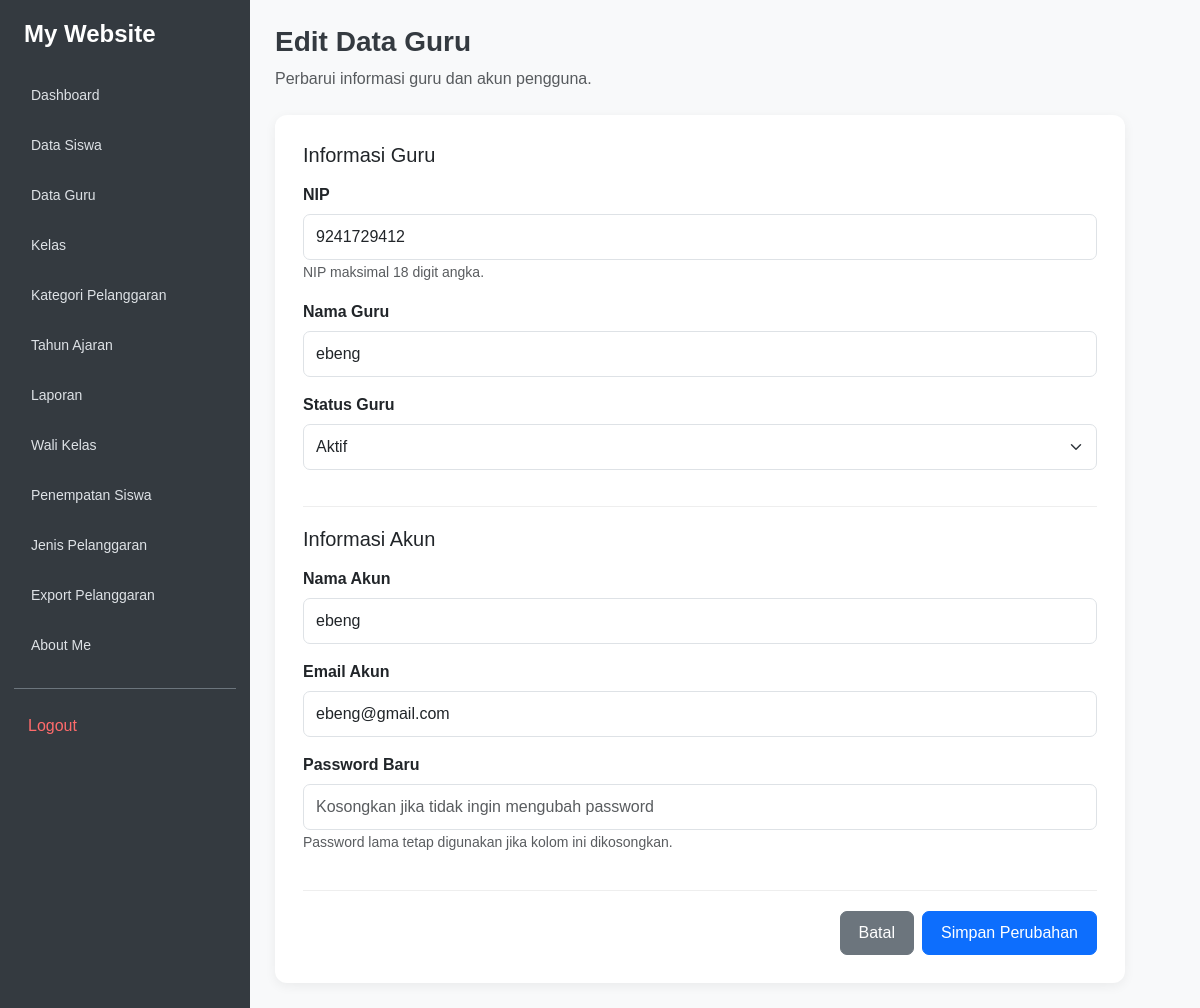
/edit_guru.php?id=51 (signed in), run on the app's committed database.
### tables this page shows
CREATE TABLE `t_guru` (
  `id` int(11) NOT NULL,
  `nip` varchar(30) NOT NULL,
  `nama` varchar(150) DEFAULT NULL,
  `email` varchar(150) NOT NULL,
  `status_aktif` tinyint(1) NOT NULL,
  `user_id` int(11) NOT NULL,
  `created_at` timestamp NOT NULL DEFAULT current_timestamp(),
  `updated_at` timestamp NOT NULL DEFAULT current_timestamp()
);

CREATE TABLE `t_users` (
  `id` int(11) NOT NULL,
  `name` varchar(255) NOT NULL,
  `email` varchar(255) DEFAULT NULL,
  `email_verified_at` timestamp NOT NULL DEFAULT current_timestamp(),
  `password` varchar(255) DEFAULT NULL,
  `remember_token` varchar(100) NOT NULL,
  `role` varchar(255) NOT NULL,
  `created_at` timestamp NOT NULL DEFAULT current_timestamp(),
  `updated_at` timestamp NOT NULL DEFAULT current_timestamp()
);

### edit_guru.php (the view, shortened to what this page needs)
<?php
include 'config/koneksi.php';
$id = (int)($_GET['id'] ?? 0);
$sql = "SELECT t_guru.*, t_users.name AS nama_akun,
               t_users.email AS email_akun
        FROM t_guru
        LEFT JOIN t_users ON t_guru.user_id = t_users.id
        WHERE t_guru.id = ?";
$stmt = mysqli_prepare($koneksi, $sql);
mysqli_stmt_bind_param($stmt, "i", $id);
mysqli_stmt_execute($stmt);
$result = mysqli_stmt_get_result($stmt);
$guru = mysqli_fetch_assoc($result);
?>
<!DOCTYPE html>
<html lang="id">
<head>
    <link href="https://cdn.jsdelivr.net/npm/bootstrap@5.3.8/dist/css/bootstrap.min.css" rel="stylesheet">
</head>
<body>
<?php include 'includes/sidebar.php'; ?>
<div class="main-content">
    <div class="mb-4">
        <h3 class="page-title">Edit Data Guru</h3>
        <p class="text-muted mb-0">
            Perbarui informasi guru dan akun pengguna.
        </p>
    </div>
    <div class="form-card">
        <form action="proses_edit_guru.php" method="POST" id="formGuru">
            <div class="form-section">
                <h5 class="mb-3">Informasi Guru</h5>
                <div class="mb-3">
                    <label class="form-label">NIP</label>
                    <input
                        type="text"
                        name="nip"
                        id="nip"
                        class="form-control"
                        value="<?= htmlspecialchars($guru['nip'] ?? ''); ?>"
                        maxlength="18"
                        pattern="[0-9]{1,18}"
                        inputmode="numeric"
                        required
                    >
                    <small class="text-muted">
                        NIP maksimal 18 digit angka.
                    </small>
                </div>
                <div class="mb-3">
                    <label class="form-label">Nama Guru</label>
                    <input
                        type="text"
                        name="nama"
                        class="form-control"
                        value="<?= htmlspecialchars($guru['nama'] ?? ''); ?>"
                        required
                    >
                </div>
                <div class="mb-3">
                    <label class="form-label">Status Guru</label>
                    <select name="status_aktif" class="form-select" required>
                        <option value="1"
                            <?= ($guru['status_aktif'] == 1) ? 'selected' : ''; ?>>
                            Aktif
                        </option>
                    </select>
                </div>
            </div>
            <div class="form-section">
                <h5 class="mb-3">Informasi Akun</h5>
                <div class="mb-3">
                    <label class="form-label">Nama Akun</label>
                    <input
                        type="text"
                        name="name"
                        class="form-control"
                        value="<?= htmlspecialchars($guru['nama_akun'] ?? ''); ?>"
                        required
                    >
                </div>
                <div class="mb-3">
                    <label class="form-label">Email Akun</label>
                    <input
                        type="email"
                        name="email"
                        class="form-control"
                        value="<?= htmlspecialchars($guru['email_akun'] ?? ''); ?>"
                        required
                    >
                </div>
                <div class="mb-3">
                    <label class="form-label">Password Baru</label>
                    <input
                        type="password"
                        name="password"
                        class="form-control"
                        placeholder="Kosongkan jika tidak ingin mengubah password"
                    >
                    <small class="text-muted">
                        Password lama tetap digunakan jika kolom ini dikosongkan.
                    </small>
                </div>
            </div>
            <div class="d-flex justify-content-end gap-2">
                <a href="kelola_guru.php" class="btn btn-secondary">
                    Batal
                </a>
                <button type="submit" class="btn btn-primary">
                    Simpan Perubahan
                </button>
            </div>
        </form>
    </div>
</div>
</body>
</html>

### includes/sidebar.css (style rules this page uses)
body { background: #f8f9fa; margin: 0; }
.main-content { margin-left: 250px; padding: 25px; min-width: 0; box-sizing: border-box; }

### edit_guru.php (style rules this page uses)
body { background: #f8f9fa; font-family: Arial, sans-serif; }
.main-content { margin-left: 250px; padding: 25px; min-width: 0; }
.form-card { background: white; border-radius: 12px; padding: 28px; box-shadow: 0 3px 12px rgba(0,0,0,0.06); max-width: 850px; }
.page-title { font-weight: 700; color: #343a40; }
.form-label { font-weight: 600; margin-bottom: 7px; }
.form-control, .form-select { padding: 10px 12px; border-radius: 7px; }
.btn { padding: 9px 18px; border-radius: 7px; }
.form-section { border-bottom: 1px solid #eee; padding-bottom: 20px; margin-bottom: 20px; }

### data on the page
t_guru: nip "9241729412", nama "ebeng", status_aktif "Aktif", name "ebeng", email "ebeng@gmail.com"

### other printed values
$item[0] "Dashboard"
$item[0] "Data Siswa"
$item[0] "Data Guru"
$item[0] "Kelas"
$item[0] "Kategori Pelanggaran"
$item[0] "Tahun Ajaran"
$item[0] "Laporan"
$item[0] "Wali Kelas"
$item[0] "Penempatan Siswa"
$item[0] "Jenis Pelanggaran"
$item[0] "Export Pelanggaran"
$item[0] "About Me"
